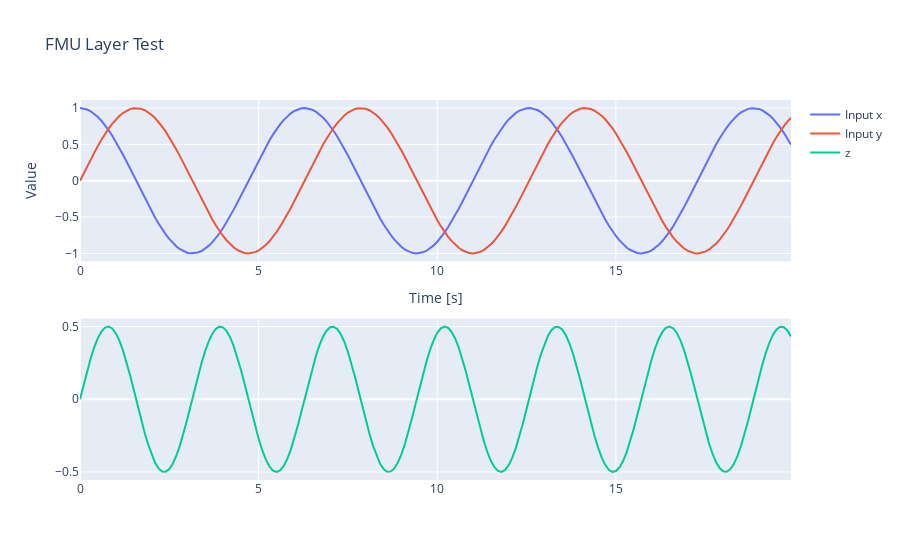

This figure's notebook cell:
### Code cell
# - - - - - - - - - - - - - - - - - - - - - - - - - - - - - - - - - - - - - - -
# Test FMU Layer
# - - - - - - - - - - - - - - - - - - - - - - - - - - - - - - - - - - - - - - -

start_values = [0.0, 0.0]
parameters = [1.0]
input_x = np.cos(t_vect).astype(tf.keras.backend.floatx()).reshape(1, -1)
input_y = np.sin(t_vect).astype(tf.keras.backend.floatx()).reshape(1, -1)
input_data = tf.Variable(tf.stack([input_x, input_y], axis=2), dtype=tf.keras.backend.floatx(), trainable=True)

fmu_layer = FMULayer(
    fmu_path,
    start_time,
    start_values,
    parameters,
    step_size,
    return_sequences=True,
    return_state=False,
    stateful=True,
    name="test_fmu_layer",
    do_step_in_gradient=True,
)

output = fmu_layer(input_data)

# Plot the results
fig = make_subplots(rows=2, cols=1)
fig.add_trace(go.Scatter(x=t_vect, y=input_x[0], name="Input x", mode="lines"), row=1, col=1)
fig.add_trace(go.Scatter(x=t_vect, y=input_y[0], name="Input y", mode="lines"), row=1, col=1)
fig.add_trace(go.Scatter(x=t_vect, y=output[0][:,0], name="z", mode="lines"), row=2, col=1)
fig.update_layout(title="FMU Layer Test", xaxis_title="Time [s]", yaxis_title="Value")
fig.show()

### Figure 1 — Plotly figure (JSON) as saved in the notebook; plotly's stock layout.template omitted (floating-point values rounded to 4 significant figures; data arrays with more than 128 entries replaced by an {"elided": "..."} marker saying what was removed)
{"data": [{"mode": "lines", "name": "Input x", "type": "scatter", "x": {"elided": "200 float values"}, "xaxis": "x", "y": {"elided": "200 float values"}, "yaxis": "y"}, {"mode": "lines", "name": "Input y", "type": "scatter", "x": {"elided": "200 float values"}, "xaxis": "x", "y": {"elided": "200 float values"}, "yaxis": "y"}, {"mode": "lines", "name": "z", "type": "scatter", "x": {"elided": "200 float values"}, "xaxis": "x2", "y": {"elided": "200 float values"}, "yaxis": "y2"}], "layout": {"title": {"text": "FMU Layer Test"}, "xaxis": {"anchor": "y", "domain": [0, 1], "title": {"text": "Time [s]"}}, "xaxis2": {"anchor": "y2", "domain": [0, 1]}, "yaxis": {"anchor": "x", "domain": [0.575, 1], "title": {"text": "Value"}}, "yaxis2": {"anchor": "x2", "domain": [0, 0.425]}}}
